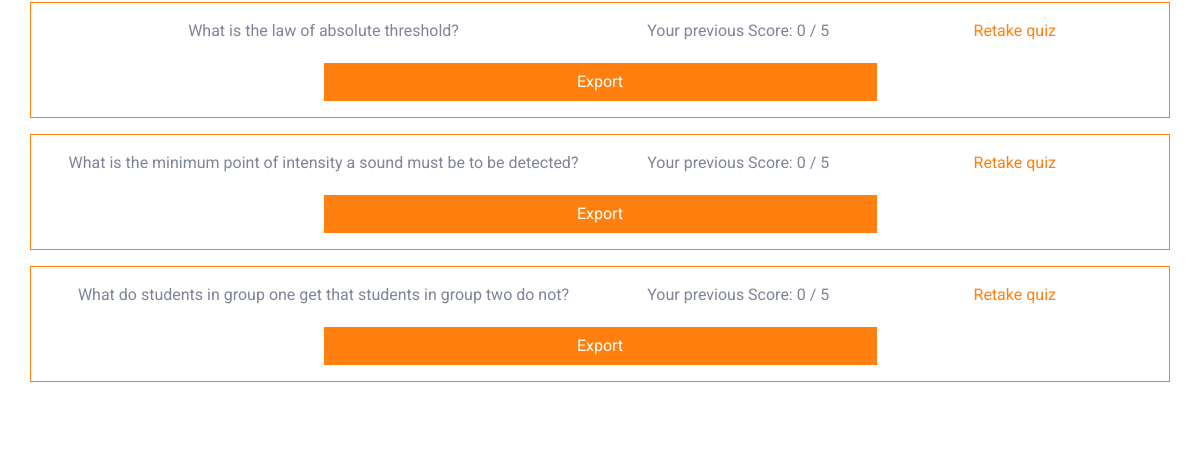
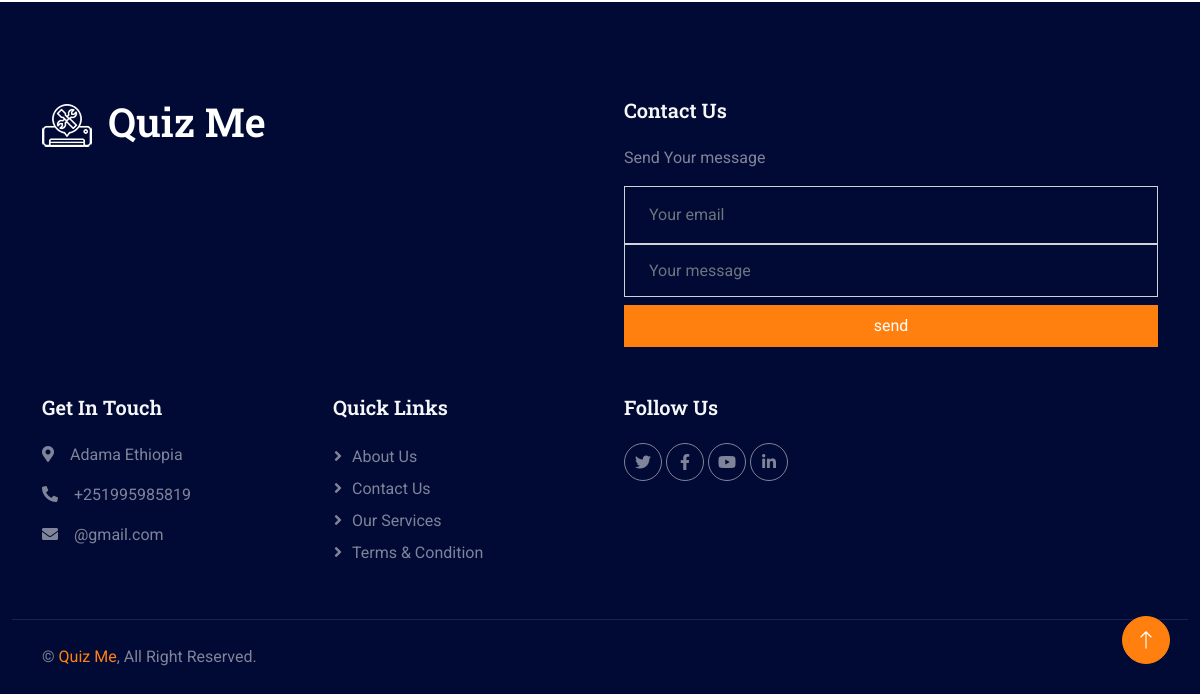
/my_quizes (signed in, lower part), run on an earlier commit of the app's database (2 pictures, top to bottom).
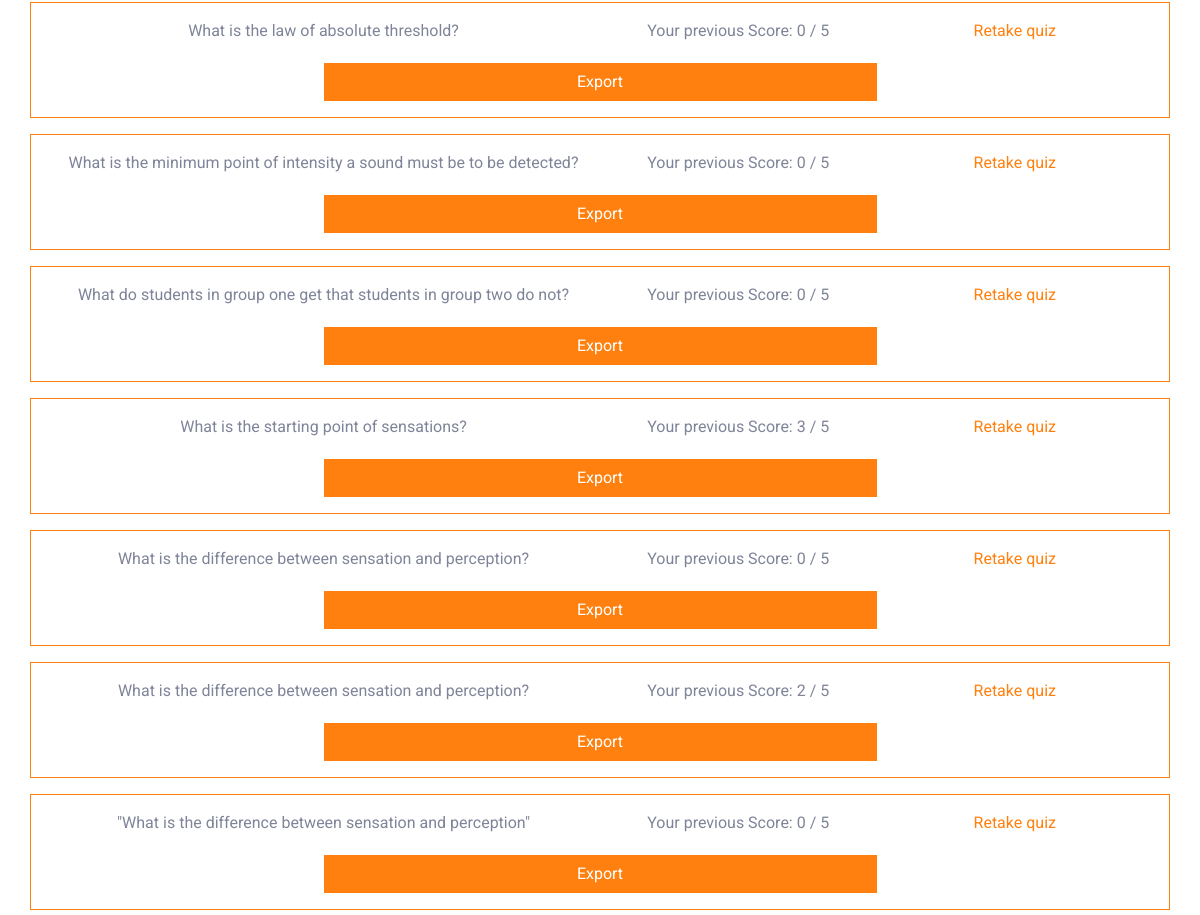
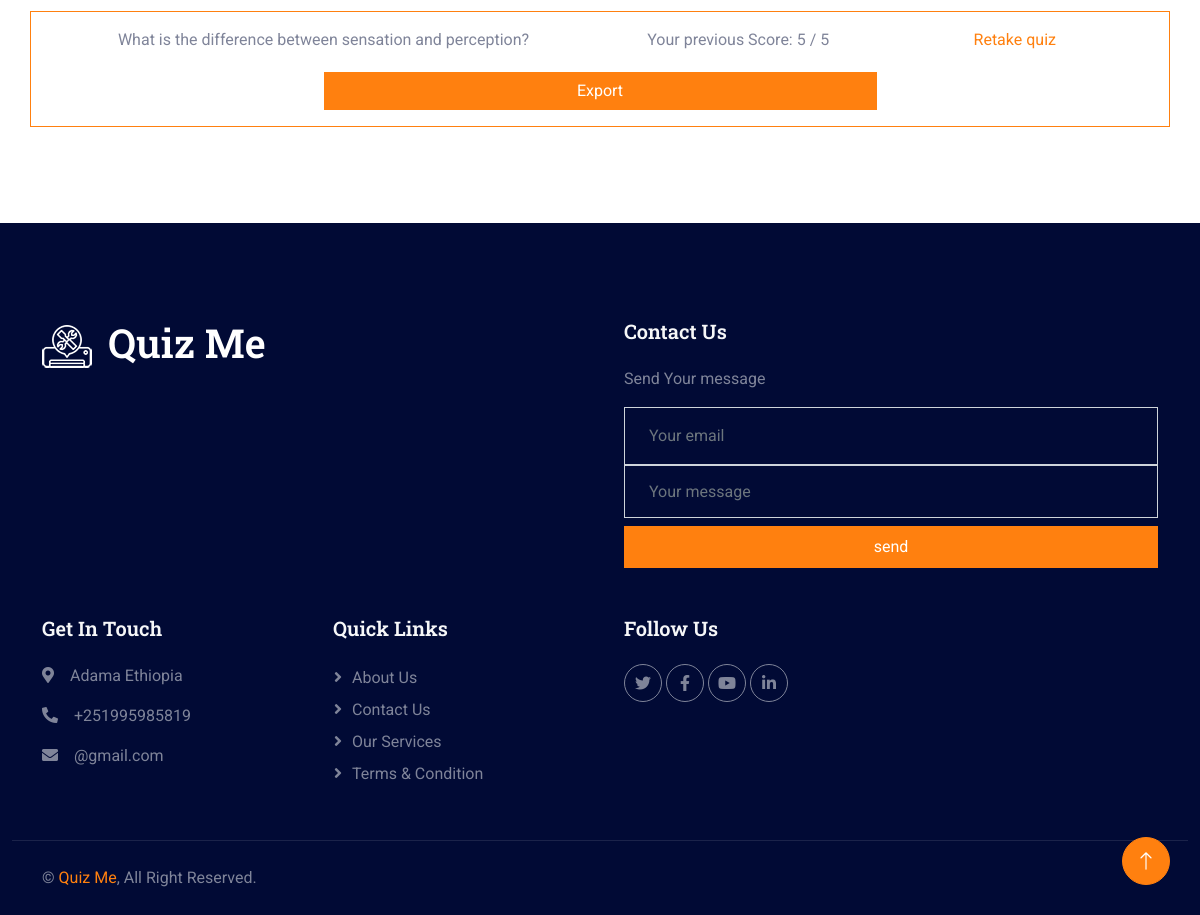
And on a later commit of the database (2 pictures, top to bottom).
### quiz_app/models.py (models this page shows, shortened)
class Quiz(models.Model):
    title = models.CharField(max_length=100, null=True, blank=True)
    size = models.IntegerField()
    generated_by = models.ForeignKey(CustomUser, on_delete=models.CASCADE)
    questions = models.TextField()
    user_score = models.IntegerField(default=0)

### quiz_app/views.py (the view)
# urls.py: path('my_quizes', views.myquizes, name='my_quizes'),
@login_required(login_url='login')
def myquizes(request):
    user = request.user
    quizs = Quiz.objects.all().filter(generated_by= user)
    return render(request, 'my_quizes.html', {"quizes":quizs})

### templates/my_quizes.html (shortened to what this page needs)
{% extends 'index2.html' %}
{% block content %}
{% load static %}
    <body>
        <div class="container-xxl py-5 custom-container">
            <div class="container text-center">
                {% if quizes %}
                    {% for quiz in quizes %}
                        <div class="row border border-primary rounded p-3 mt-3 d-flex justify-content-center align-items-center">
                            <div class="col-md-6">
                                {{ quiz.title }}
                            </div>
                            <div class="col-md-3">
                                Your previous Score: {{ quiz.user_score }} / {{quiz.size}}
                            </div>
                            <div class="col-md-3">
                                <a href="{%url 'quiz' quiz.id %}">Retake quiz</a>
                            </div>
                            <Button class="btn btn-primary" style="margin-top:20px; width:50%">
                                Export
                            </Button>
                        </div>
                    {% endfor %}
                {% else %}
                    <h1>You haven't taken any quizzes yet.</h1>
                {% endif %}
            </div>
        </div>
    </body>
{% endblock content %}

What changed in the data, as far as the page shows it:
added Quiz: title "What is the starting point of sensations?", user_score "3", size "5"
added Quiz: title "What is the difference between sensation and perception?", user_score "0", size "5"
added Quiz: title "What is the difference between sensation and perception?", user_score "2", size "5"
added Quiz: title "\"What is the difference between sensation and perception\"", user_score "0", size "5"
added Quiz: title "What is the difference between sensation and perception?", user_score "5", size "5"
